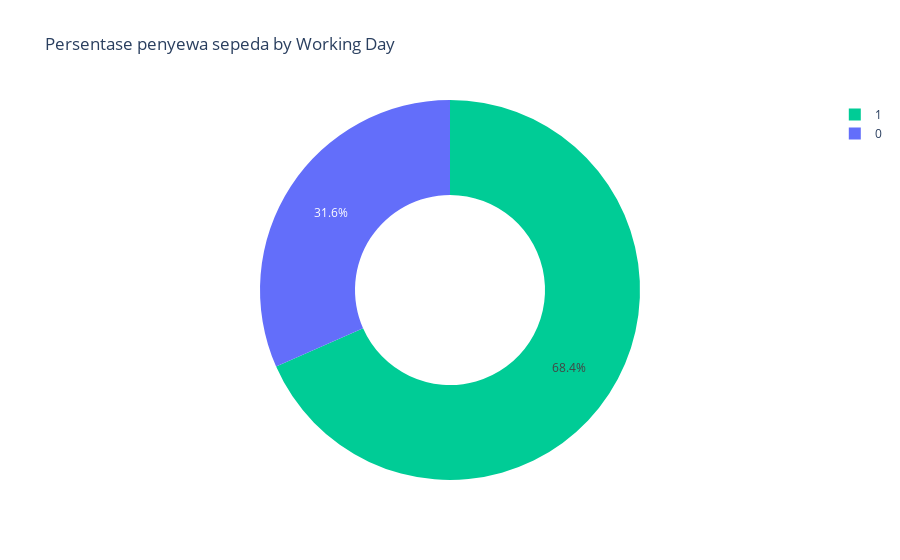
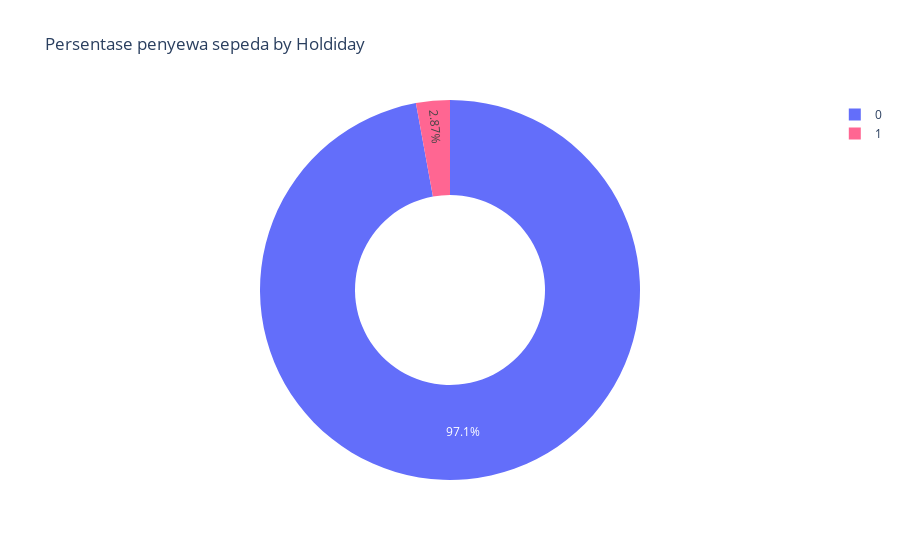

Notebook cell for these charts, in order:
### Markdown cell above
3. Apakah ada perbedaan antara hari kerja (workingday) dan hari libur (holiday) dalam jumlah sewa sepeda harian?

### Code cell
display(px.pie(df,names="workingday",title="Persentase penyewa sepeda by Working Day",hole=0.5,color='cnt'),
px.pie(df,names="holiday",title="Persentase penyewa sepeda by Holdiday",hole=0.5,color='cnt'))

### Figure 1 — Plotly figure (JSON) as saved in the notebook; plotly's stock layout.template omitted (floating-point values rounded to 4 significant figures; data arrays with more than 128 entries replaced by an {"elided": "..."} marker saying what was removed)
{"data": [{"customdata": {"elided": "731x1 int values"}, "domain": {"x": [0, 1], "y": [0, 1]}, "hole": 0.5, "hovertemplate": "workingday=%{label}<br>cnt=%{customdata[0]}<extra></extra>", "labels": {"elided": "731 int values"}, "legendgroup": "", "marker": {"colors": {"elided": "731 str values"}}, "name": "", "showlegend": true, "type": "pie"}], "layout": {"legend": {"tracegroupgap": 0}, "title": {"text": "Persentase penyewa sepeda by Working Day"}}}

### Figure 2 — Plotly figure (JSON) as saved in the notebook; plotly's stock layout.template omitted (floating-point values rounded to 4 significant figures; data arrays with more than 128 entries replaced by an {"elided": "..."} marker saying what was removed)
{"data": [{"customdata": {"elided": "731x1 int values"}, "domain": {"x": [0, 1], "y": [0, 1]}, "hole": 0.5, "hovertemplate": "holiday=%{label}<br>cnt=%{customdata[0]}<extra></extra>", "labels": {"elided": "731 int values"}, "legendgroup": "", "marker": {"colors": {"elided": "731 str values"}}, "name": "", "showlegend": true, "type": "pie"}], "layout": {"legend": {"tracegroupgap": 0}, "title": {"text": "Persentase penyewa sepeda by Holdiday"}}}
